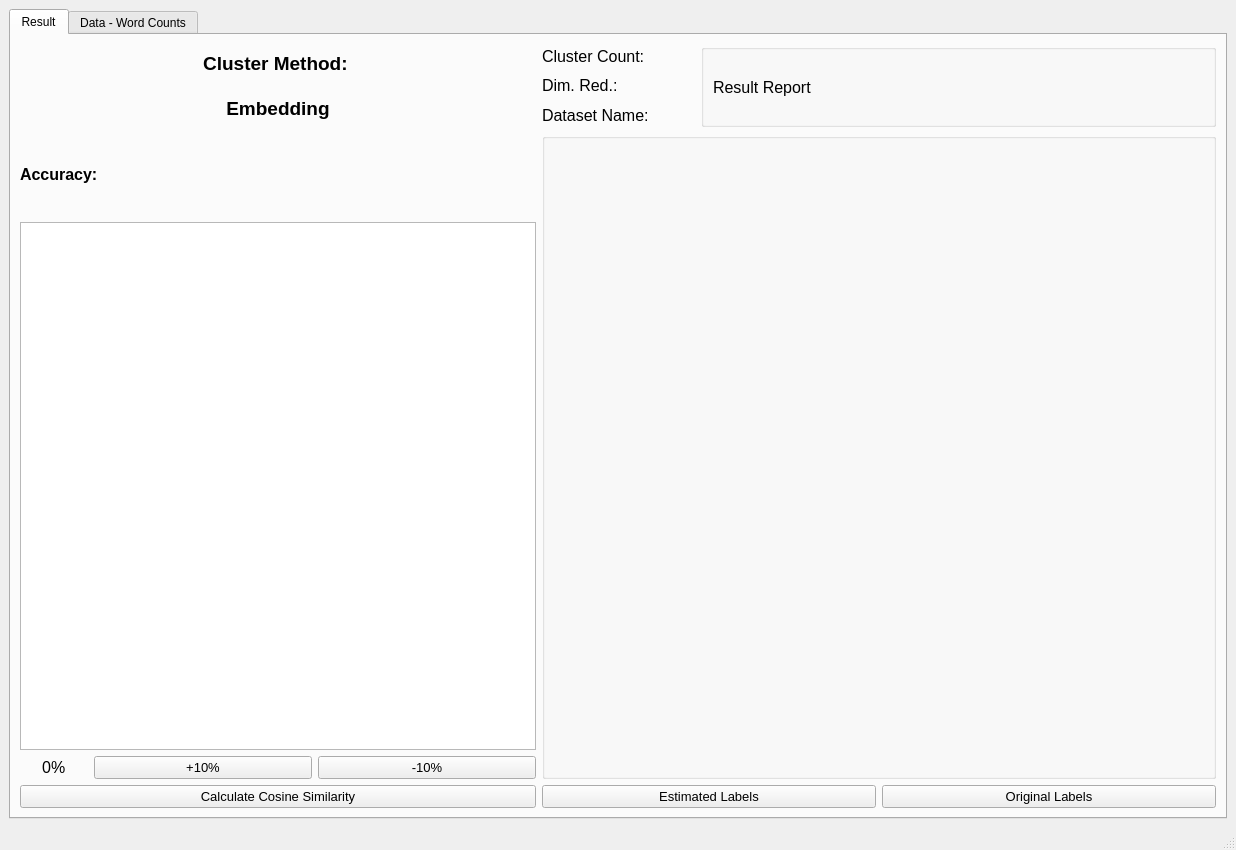
<?xml version="1.0" encoding="UTF-8"?>
<ui version="4.0">
 <class>MainWindow</class>
 <widget class="QMainWindow" name="MainWindow">
  <property name="geometry">
   <rect>
    <x>0</x>
    <y>0</y>
    <width>1236</width>
    <height>850</height>
   </rect>
  </property>
  <property name="windowTitle">
   <string>MainWindow</string>
  </property>
  <widget class="QWidget" name="centralwidget">
   <layout class="QGridLayout" name="gridLayout">
    <item row="0" column="1">
     <widget class="QTabWidget" name="tabWidget">
      <property name="currentIndex">
       <number>0</number>
      </property>
      <widget class="QWidget" name="tab">
       <attribute name="title">
        <string>Result</string>
       </attribute>
       <layout class="QGridLayout" name="gridLayout_6">
        <item row="0" column="4">
         <spacer name="horizontalSpacer_2">
          <property name="orientation">
           <enum>Qt::Horizontal</enum>
          </property>
          <property name="sizeType">
           <enum>QSizePolicy::Fixed</enum>
          </property>
          <property name="sizeHint" stdset="0">
           <size>
            <width>40</width>
            <height>20</height>
           </size>
          </property>
         </spacer>
        </item>
        <item row="3" column="0">
         <widget class="QLabel" name="label_accuracy">
          <property name="font">
           <font>
            <pointsize>12</pointsize>
            <weight>75</weight>
            <bold>true</bold>
           </font>
          </property>
          <property name="text">
           <string>Accuracy: </string>
          </property>
         </widget>
        </item>
        <item row="0" column="5">
         <widget class="QGroupBox" name="groupBox">
          <property name="sizePolicy">
           <sizepolicy hsizetype="Expanding" vsizetype="Preferred">
            <horstretch>0</horstretch>
            <verstretch>0</verstretch>
           </sizepolicy>
          </property>
          <property name="title">
           <string/>
          </property>
          <layout class="QGridLayout" name="gridLayout_3">
           <item row="2" column="0">
            <widget class="QLabel" name="label_silhoutte_score">
             <property name="font">
              <font>
               <pointsize>12</pointsize>
              </font>
             </property>
             <property name="text">
              <string>Result Report</string>
             </property>
            </widget>
           </item>
          </layout>
         </widget>
        </item>
        <item row="3" column="3" rowspan="8" colspan="3">
         <widget class="QGroupBox" name="groupBox_2">
          <property name="sizePolicy">
           <sizepolicy hsizetype="Expanding" vsizetype="Preferred">
            <horstretch>0</horstretch>
            <verstretch>0</verstretch>
           </sizepolicy>
          </property>
          <property name="title">
           <string/>
          </property>
          <layout class="QGridLayout" name="gridLayout_5">
           <item row="0" column="0">
            <layout class="QGridLayout" name="gridLayout_cluster_graph"/>
           </item>
          </layout>
         </widget>
        </item>
        <item row="0" column="3">
         <layout class="QVBoxLayout" name="verticalLayout">
          <item>
           <widget class="QLabel" name="label_cluster_count">
            <property name="sizePolicy">
             <sizepolicy hsizetype="Fixed" vsizetype="Preferred">
              <horstretch>0</horstretch>
              <verstretch>0</verstretch>
             </sizepolicy>
            </property>
            <property name="font">
             <font>
              <pointsize>12</pointsize>
              <weight>50</weight>
              <bold>false</bold>
             </font>
            </property>
            <property name="mouseTracking">
             <bool>false</bool>
            </property>
            <property name="text">
             <string>Cluster Count: </string>
            </property>
            <property name="margin">
             <number>0</number>
            </property>
           </widget>
          </item>
          <item>
           <widget class="QLabel" name="label_dimension_reducer">
            <property name="sizePolicy">
             <sizepolicy hsizetype="Fixed" vsizetype="Preferred">
              <horstretch>0</horstretch>
              <verstretch>0</verstretch>
             </sizepolicy>
            </property>
            <property name="font">
             <font>
              <pointsize>12</pointsize>
              <weight>50</weight>
              <bold>false</bold>
             </font>
            </property>
            <property name="mouseTracking">
             <bool>false</bool>
            </property>
            <property name="text">
             <string>Dim. Red.:</string>
            </property>
            <property name="margin">
             <number>0</number>
            </property>
           </widget>
          </item>
          <item>
           <widget class="QLabel" name="label_dataset_name">
            <property name="sizePolicy">
             <sizepolicy hsizetype="Fixed" vsizetype="Preferred">
              <horstretch>0</horstretch>
              <verstretch>0</verstretch>
             </sizepolicy>
            </property>
            <property name="font">
             <font>
              <pointsize>12</pointsize>
              <weight>50</weight>
              <bold>false</bold>
             </font>
            </property>
            <property name="mouseTracking">
             <bool>false</bool>
            </property>
            <property name="text">
             <string>Dataset Name:</string>
            </property>
            <property name="margin">
             <number>0</number>
            </property>
           </widget>
          </item>
         </layout>
        </item>
        <item row="0" column="0">
         <layout class="QVBoxLayout" name="verticalLayout_2">
          <item>
           <widget class="QLabel" name="label_cluster_method">
            <property name="sizePolicy">
             <sizepolicy hsizetype="Expanding" vsizetype="Preferred">
              <horstretch>0</horstretch>
              <verstretch>0</verstretch>
             </sizepolicy>
            </property>
            <property name="font">
             <font>
              <pointsize>14</pointsize>
              <weight>75</weight>
              <bold>true</bold>
             </font>
            </property>
            <property name="mouseTracking">
             <bool>false</bool>
            </property>
            <property name="text">
             <string>Cluster Method: </string>
            </property>
            <property name="alignment">
             <set>Qt::AlignCenter</set>
            </property>
            <property name="margin">
             <number>0</number>
            </property>
           </widget>
          </item>
          <item>
           <widget class="QLabel" name="label_embedding">
            <property name="sizePolicy">
             <sizepolicy hsizetype="Expanding" vsizetype="Minimum">
              <horstretch>0</horstretch>
              <verstretch>0</verstretch>
             </sizepolicy>
            </property>
            <property name="font">
             <font>
              <pointsize>14</pointsize>
              <weight>75</weight>
              <bold>true</bold>
             </font>
            </property>
            <property name="text">
             <string>Embedding</string>
            </property>
            <property name="alignment">
             <set>Qt::AlignCenter</set>
            </property>
           </widget>
          </item>
         </layout>
        </item>
        <item row="11" column="3" colspan="3">
         <layout class="QHBoxLayout" name="horizontalLayout_2">
          <item>
           <widget class="QPushButton" name="pushButton_estimated_labels">
            <property name="font">
             <font>
              <pointsize>10</pointsize>
             </font>
            </property>
            <property name="text">
             <string>Estimated Labels</string>
            </property>
           </widget>
          </item>
          <item>
           <widget class="QPushButton" name="pushButton_labels">
            <property name="font">
             <font>
              <pointsize>10</pointsize>
              <weight>50</weight>
              <bold>false</bold>
             </font>
            </property>
            <property name="text">
             <string>Original Labels</string>
            </property>
           </widget>
          </item>
         </layout>
        </item>
        <item row="11" column="0">
         <widget class="QPushButton" name="pushButton_cosine_similarity">
          <property name="font">
           <font>
            <pointsize>10</pointsize>
           </font>
          </property>
          <property name="text">
           <string>Calculate Cosine Similarity</string>
          </property>
         </widget>
        </item>
        <item row="10" column="0">
         <layout class="QHBoxLayout" name="horizontalLayout">
          <item>
           <widget class="QLabel" name="label_cluster_vector_percentage">
            <property name="sizePolicy">
             <sizepolicy hsizetype="Fixed" vsizetype="Fixed">
              <horstretch>0</horstretch>
              <verstretch>0</verstretch>
             </sizepolicy>
            </property>
            <property name="font">
             <font>
              <pointsize>12</pointsize>
              <weight>50</weight>
              <bold>false</bold>
             </font>
            </property>
            <property name="mouseTracking">
             <bool>false</bool>
            </property>
            <property name="text">
             <string>     0%     </string>
            </property>
            <property name="margin">
             <number>0</number>
            </property>
           </widget>
          </item>
          <item>
           <widget class="QPushButton" name="pushButton_increase_percentage">
            <property name="sizePolicy">
             <sizepolicy hsizetype="Minimum" vsizetype="Fixed">
              <horstretch>0</horstretch>
              <verstretch>0</verstretch>
             </sizepolicy>
            </property>
            <property name="font">
             <font>
              <pointsize>10</pointsize>
             </font>
            </property>
            <property name="text">
             <string>+10%</string>
            </property>
           </widget>
          </item>
          <item>
           <widget class="QPushButton" name="pushButton_decrease_percentage">
            <property name="sizePolicy">
             <sizepolicy hsizetype="Minimum" vsizetype="Fixed">
              <horstretch>0</horstretch>
              <verstretch>0</verstretch>
             </sizepolicy>
            </property>
            <property name="font">
             <font>
              <pointsize>10</pointsize>
             </font>
            </property>
            <property name="text">
             <string>-10%</string>
            </property>
           </widget>
          </item>
         </layout>
        </item>
        <item row="4" column="0" rowspan="6">
         <widget class="QTableWidget" name="tableWidget_result">
          <property name="sizePolicy">
           <sizepolicy hsizetype="Expanding" vsizetype="Minimum">
            <horstretch>0</horstretch>
            <verstretch>0</verstretch>
           </sizepolicy>
          </property>
         </widget>
        </item>
       </layout>
      </widget>
      <widget class="QWidget" name="tab_2">
       <attribute name="title">
        <string>Data - Word Counts</string>
       </attribute>
       <layout class="QGridLayout" name="gridLayout_2">
        <item row="0" column="0" rowspan="2">
         <widget class="QTableWidget" name="tableWidget_clustered_data">
          <property name="sizePolicy">
           <sizepolicy hsizetype="Expanding" vsizetype="Minimum">
            <horstretch>0</horstretch>
            <verstretch>0</verstretch>
           </sizepolicy>
          </property>
          <column>
           <property name="text">
            <string>label</string>
           </property>
          </column>
         </widget>
        </item>
       </layout>
      </widget>
     </widget>
    </item>
   </layout>
  </widget>
  <widget class="QMenuBar" name="menubar">
   <property name="geometry">
    <rect>
     <x>0</x>
     <y>0</y>
     <width>1236</width>
     <height>26</height>
    </rect>
   </property>
  </widget>
  <widget class="QStatusBar" name="statusbar"/>
 </widget>
 <resources/>
 <connections/>
</ui>
